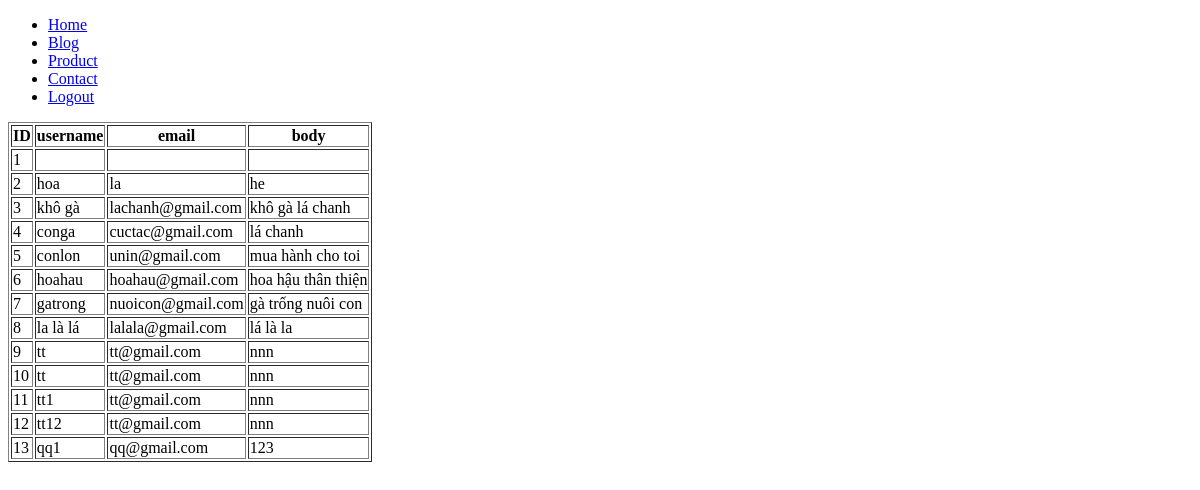
Page /contact/getcontact/ (signed in) on the committed database.
### contact/models.py (models this page shows)
class Contactlist(models.Model):
    username = models.CharField(max_length=255, default='')
    email = models.EmailField(max_length=255, default='')
    body = models.TextField(max_length=1024, default='')

### contact/views.py (the view)
# urls.py: path('getcontact/', views.getcontact, name='getcontact'),
@login_required(login_url='/usermem')
def getcontact(request):
    template= loader.get_template('contact/getcontact.html')
    contactlist = Contactlist.objects.all().values()
    context = {
        'contactlist':contactlist
    }
    return HttpResponse(template.render(context, request))

### contact/templates/contact/getcontact.html (shortened to what this page needs)
{%extends "home/master.html"%}
    {%block content%}
    <table border =1>
        <tr>
          <th>ID</th>
          <th>username</th>
          <th>email</th>
          <th>body</th>
        </tr>
        {% for x in contactlist %}
          <tr>
            <td>{{x.id}}</td>
            <td>{{x.username}}</td>
            <td>{{x.email}}</td>
            <td>{{x.body}}</td>
          </tr>
        {%endfor%}
    {%endblock%}

### rows in the picture
Contactlist: id "1"
Contactlist: id "2", username "hoa", email "la", body "he"
Contactlist: id "3", username "khô gà", email "lachanh@gmail.com", body "khô gà lá chanh"
Contactlist: id "4", username "conga", email "cuctac@gmail.com", body "lá chanh"
Contactlist: id "5", username "conlon", email "unin@gmail.com", body "mua hành cho toi"
Contactlist: id "6", username "hoahau", email "hoahau@gmail.com", body "hoa hậu thân thiện"
Contactlist: id "7", username "gatrong", email "nuoicon@gmail.com", body "gà trống nuôi con"
Contactlist: id "8", username "la là lá", email "lalala@gmail.com", body "lá là la"
Contactlist: id "9", username "tt", email "tt@gmail.com", body "nnn"
Contactlist: id "10", username "tt", email "tt@gmail.com", body "nnn"
Contactlist: id "11", username "tt1", email "tt@gmail.com", body "nnn"
Contactlist: id "12", username "tt12", email "tt@gmail.com", body "nnn"
Contactlist: id "13", username "qq1", email "qq@gmail.com", body "123"
